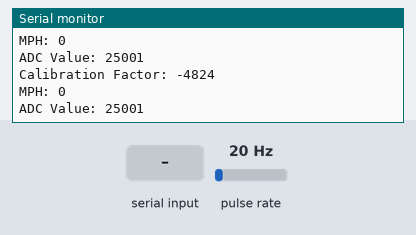
A sketch run on a simulated Arduino Mega 2560, built with avr-gcc and run on an emulated ATmega2560. Parts: the last lines printed to the serial monitor. Wiring (inferred from the names in the program): pulse sensor: data pin 39. The inputs (shaded band) are chosen by the test bench; at power-on: pulse rate 20 Hz.

Above: at 1.2 s.
1.3 s: pulse rate (sensor on pin 39) set to 4 Hz
At 2.7 s:
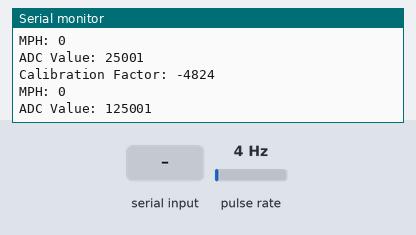
2.8 s: "90,45\n" received over Serial
4.3 s: "30,150\n" received over Serial
5.8 s: pulse rate (sensor on pin 39) set to 50 Hz
At 6.7 s:
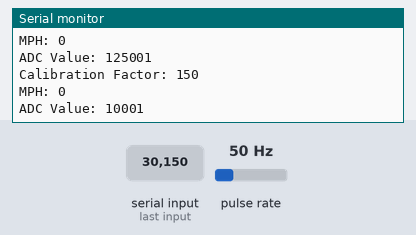
Timing chart, 0 to 8.3 s (numbered marks = the images above; inputs shaded):
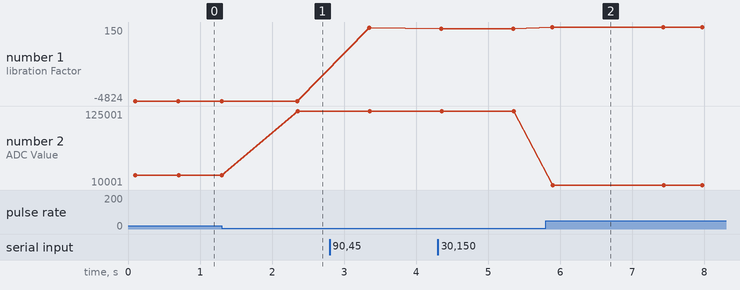

The sketch:

wind_speed_cal_pulsewidth.ino
```cpp
#define WIND_SPEED_PIN 39

int cal_factor = 585000;

void setup() {
  Serial.begin(115200);
  pinMode(WIND_SPEED_PIN, INPUT);

}

void loop() {
  unsigned long timeout = 1000000;
  long avg = 0;
  long mph = 0;
  int count = 2;

  if (Serial.available())
  {
    int in = Serial.parseInt();
    if (in > 0)
    {
      cal_factor = in;
    }

  }
  for(int i = 0; i < count; i++)
  {
    avg += pulseIn(WIND_SPEED_PIN, LOW, timeout);
  }
  avg /= count;
//  int pwm_value = pulseIn(WIND_SPEED_PIN, LOW, timeout);

  if (avg <= 0.0)
  {
    mph = 0;
  }
  else
  {
    mph = cal_factor / avg;
  }
  Serial.print("Calibration Factor: ");
  Serial.println(cal_factor);
  Serial.print("MPH: ");
  Serial.println(mph);
  Serial.print("ADC Value: ");
  Serial.println(avg);
  Serial.println("");
  delay(500);
}
```

Measured:
- after the input at 1.3 s, the serial monitor: prints a new line after 1.1 s (image 1)
- after the input at 5.8 s, the serial monitor: prints a new line after 0.09 s (image 2)
- plotted number 1: -4824 → 90 after the input at 2.8 s, 90 → 30 after the input at 4.3 s
- plotted number 2: 25001 → 125001 after the input at 1.3 s, 125001 → 10001 after the input at 5.8 s
